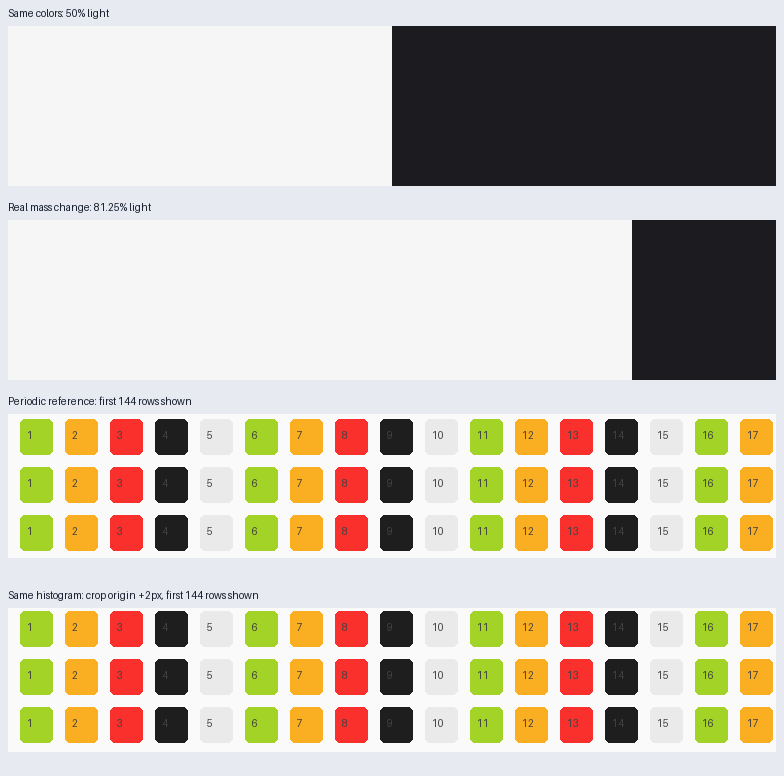
#> input picture site/assets/reliability/6b09f1b6e6ce606c/fixtures/color-controls-examples.png, 784 x 776 px
$ python -i content.py   (imports and definitions only)   (older library calls are emulated)
#> lines starting #> are read from the running program, lines starting #| are printed output that depends on the picture; after the words box and inside, x2 and y2 are one past the last pixel; in counts of white or black regions, pixels touching at a corner belong together
"""Content-presence dimension: are the reference's regions present in the candidate?

Segment each image into major content blocks (foreground vs background), match
reference regions to candidate regions by IoU, and report unmatched reference
regions as *missing* and unmatched candidate regions as *extra*. Naturally
monotonic: adding a missing element raises coverage and thus the score.

This is a coarse pixel-level heuristic (no DOM), so it is most reliable on
clean, high-contrast layouts and noisier on dense photographic UIs.
"""

from __future__ import annotations

import cv2
import numpy as np

Box = tuple[int, int, int, int, int]  # x, y, w, h, area
IOU_MATCH = 0.30
MIN_AREA_FRAC = 0.003
# Adaptive brightness-delta band. Otsu picks the split per image; we floor it so a
# flat image's noise isn't caught, and cap it so faint low-contrast dark-UI
# elements (card fill only a few gray levels off the background) still register.
BG_DELTA_FLOOR = 5
BG_DELTA_CAP = 45
# Gradient mask threshold, as a fraction of the image's own max gradient — scale-
# free, so bordered/text elements are found on both high- and low-contrast UIs.
GRAD_FRAC = 0.12


def detect_regions(rgb: np.ndarray, min_area_frac: float = MIN_AREA_FRAC) -> list[Box]:
    """Segment an image into content blocks (foreground vs background).

    Contrast-adaptive: a brightness mask (Otsu-thresholded delta from the modal
    background) is unioned with a gradient/edge mask, so elements register whether
    they differ in brightness (high-contrast UIs) or only carry borders/text
    (low-contrast dark UIs, where a fixed brightness threshold sees nothing).

    `min_area_frac` sets the smallest block kept: content uses the default (fine,
    catches small elements); spacing passes a larger value to keep only major
    blocks so inner text/detail doesn't dilute the margin/rhythm features.
    """
#> called with min_area_frac = 0.003
    h, w = rgb.shape[:2]
#> h = 776; w = 784
    gray = cv2.cvtColor(rgb, cv2.COLOR_RGB2GRAY)
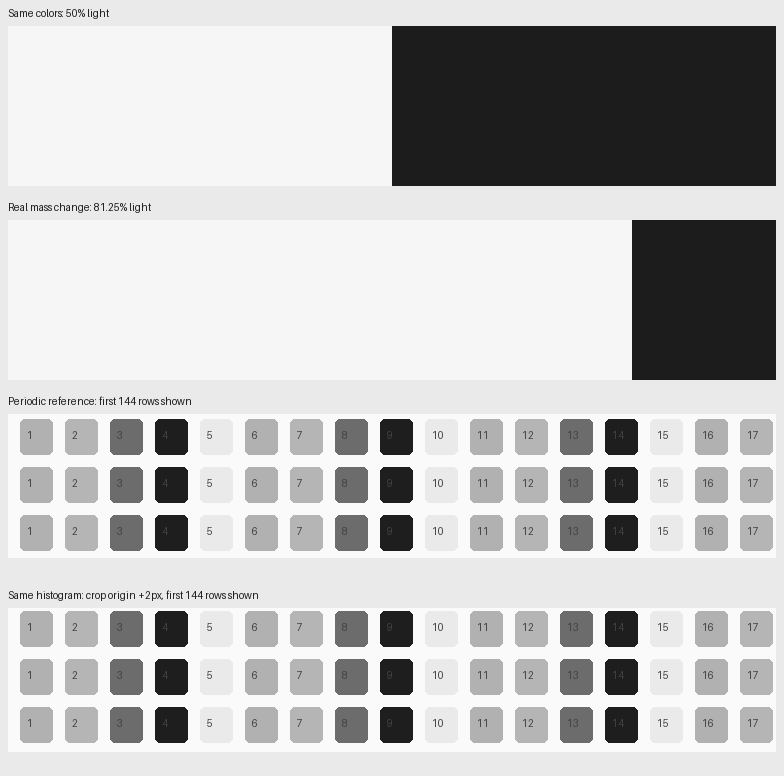
#> gray: shape (776, 784); min 28, max 250, mean 194.1
    # Background = the most common gray value. Robust when a corner falls inside a
    # header/element (which poisons a corner-sampled estimate and floods the mask).
    bg = int(np.bincount(gray.reshape(-1), minlength=256).argmax())
#> bg = 246

    delta = np.abs(gray.astype(np.int16) - bg).astype(np.uint8)
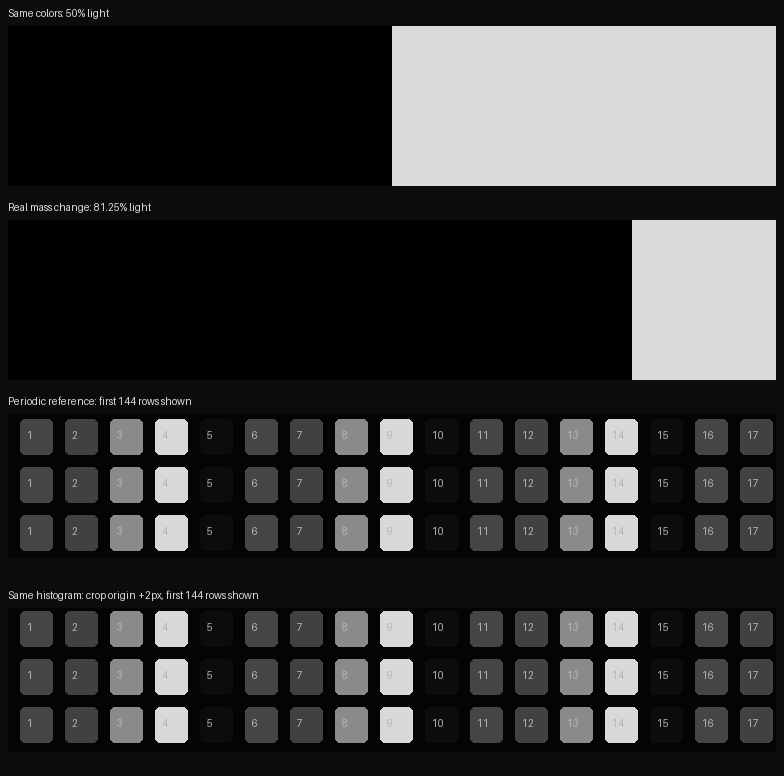
#> delta: shape (776, 784); min 0, max 218, mean 53.3
    otsu_t, _ = cv2.threshold(delta, 0, 255, cv2.THRESH_BINARY | cv2.THRESH_OTSU)
#> otsu_t = 108
    thr = min(max(int(otsu_t), BG_DELTA_FLOOR), BG_DELTA_CAP)
#> thr = 45
    bright = (delta > thr).astype(np.uint8) * 255
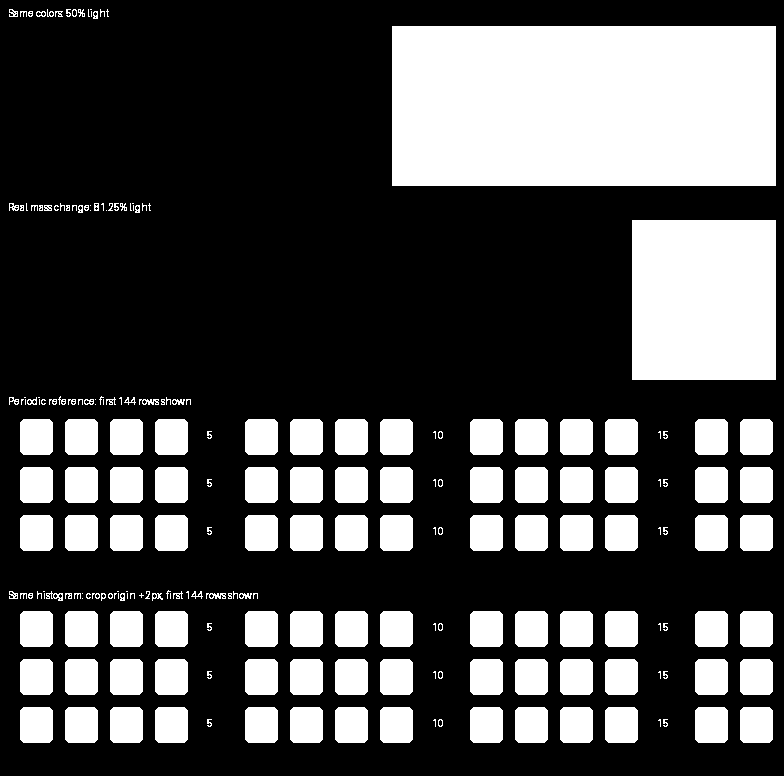
#> bright: shape (776, 784); 30.4% white; 217 white regions (68 under 20 px), largest, box (x1, y1, x2, y2) and area: (392, 26, 776, 186) 61440, (632, 220, 776, 380) 23040, (20, 419, 53, 455) 1164

    gx = cv2.Sobel(gray, cv2.CV_32F, 1, 0, ksize=3)
    gy = cv2.Sobel(gray, cv2.CV_32F, 0, 1, ksize=3)
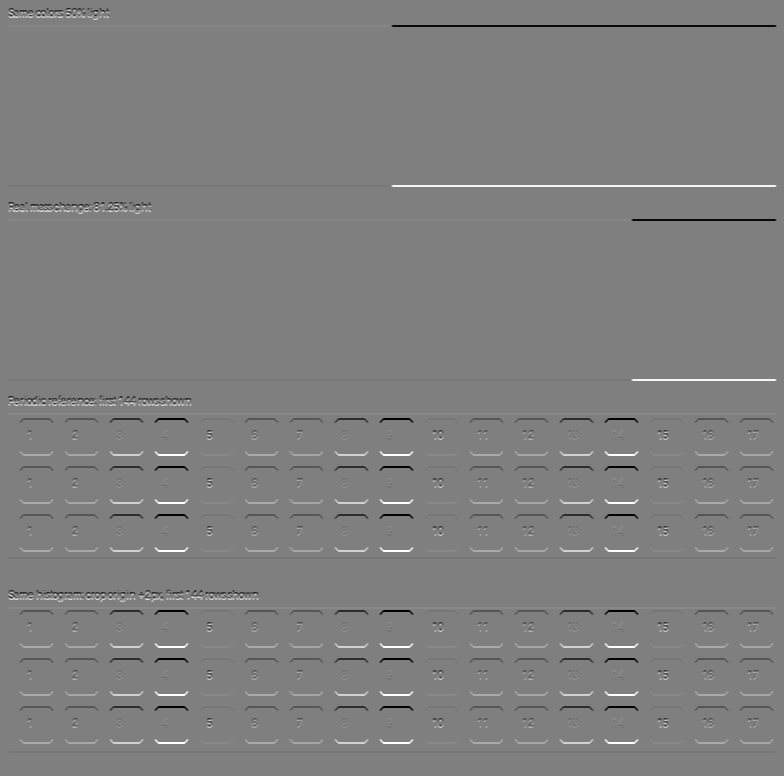
#> gy: shape (776, 784) float32; min -880, max 880, mean 0; drawn with min black and max white
    grad = cv2.magnitude(gx, gy)
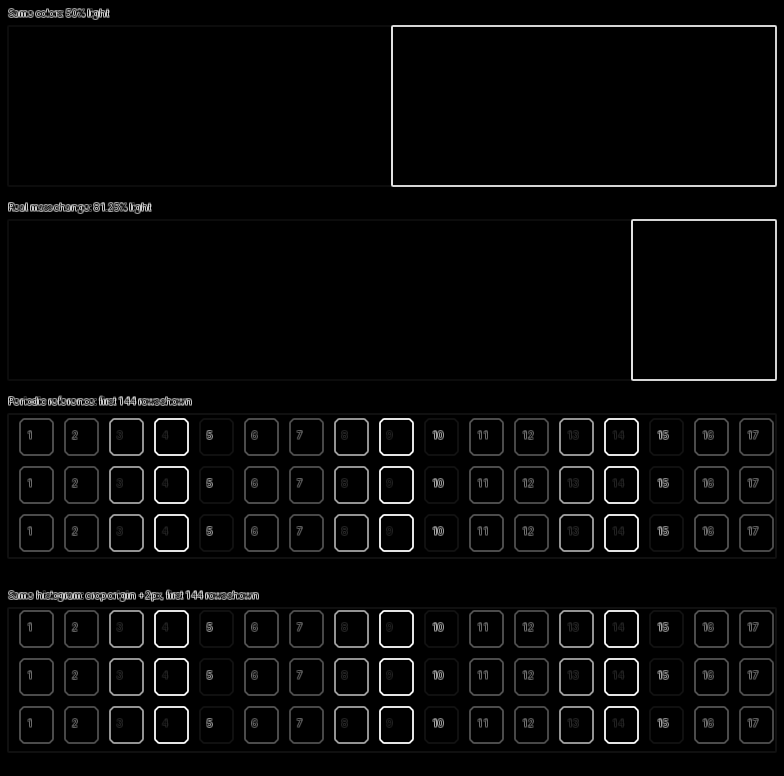
#> grad: shape (776, 784) float32; min 0, max 983.9, mean 29.3; drawn with min black and max white
    gmax = float(grad.max()) or 1.0
#> gmax = 983.9
    edges = (grad > GRAD_FRAC * gmax).astype(np.uint8) * 255
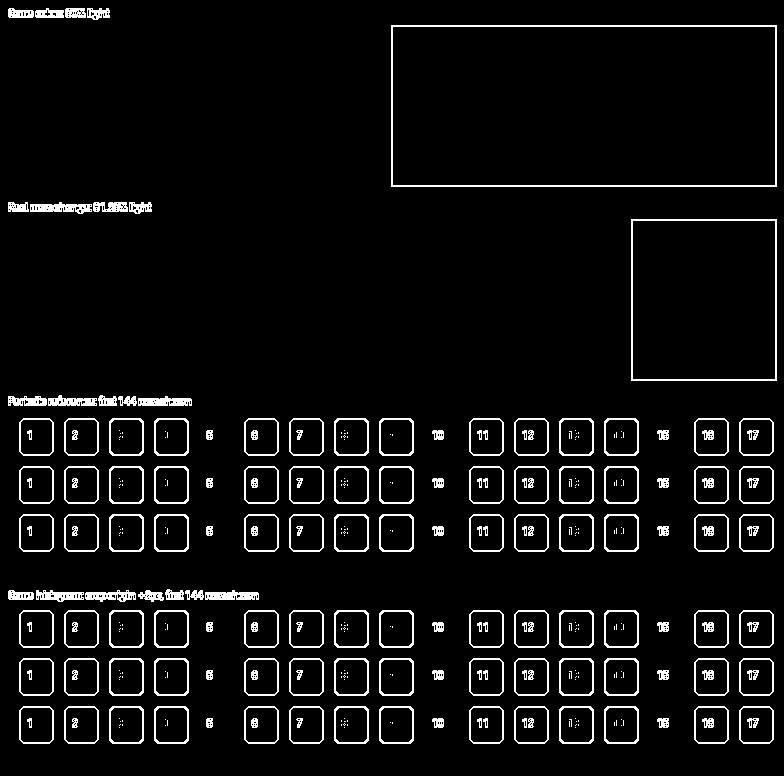
#> edges: shape (776, 784); 5.7% white in thin lines or dots

    mask = cv2.bitwise_or(bright, edges)
#> mask: shape (776, 784); 33.2% white; 124 white regions, largest, box (x1, y1, x2, y2) and area: (391, 25, 777, 187) 62532, (631, 219, 777, 381) 23652, (109, 418, 144, 456) 1306
    # Close fills element interiors (bordered cards -> solid blocks) and knits text
    # into lines, without bridging the gaps between separate blocks.
    kernel = cv2.getStructuringElement(cv2.MORPH_RECT, (5, 5))
    mask = cv2.morphologyEx(mask, cv2.MORPH_CLOSE, kernel, iterations=2)
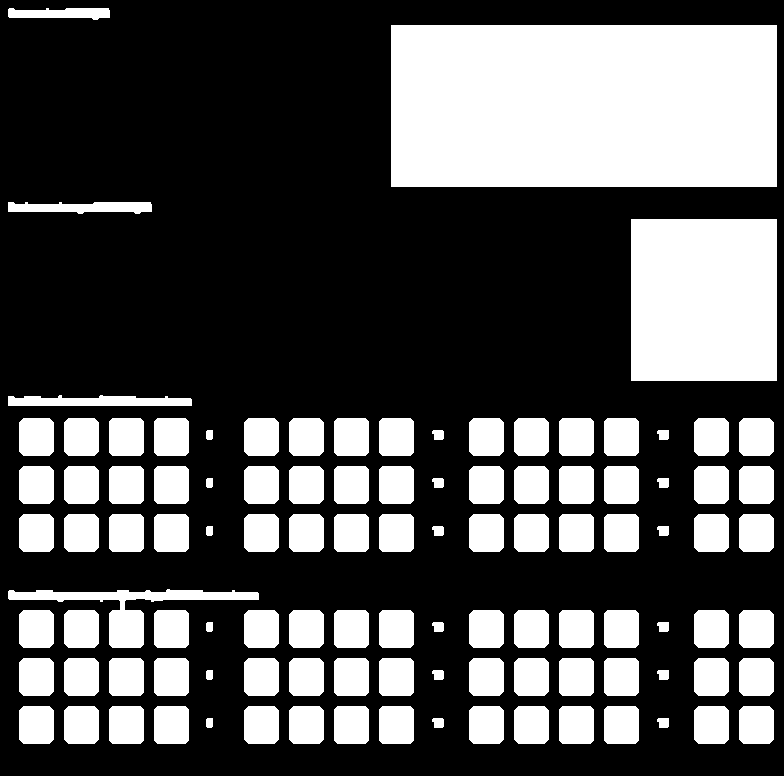
#> mask: shape (776, 784); 33.3% white; 107 white regions, largest, box (x1, y1, x2, y2) and area: (391, 25, 777, 187) 62532, (631, 219, 777, 381) 23652, (8, 589, 259, 648) 3551

    n, _, stats, _ = cv2.connectedComponentsWithStats(mask, connectivity=8)
#> n = 108; stats = 108 rows, first 6: [0, 0, 784, 776, 405491], [8, 8, 102, 12, 932], [391, 25, 386, 162, 62532], [8, 202, 144, 12, 1316], [631, 219, 146, 162, 23652], [8, 395, 184, 11, 1612]
    min_area = min_area_frac * h * w
#> min_area = 1825.2
    boxes: list[Box] = []
    for i in range(1, n):  # 0 is background
        x, y, bw, bh, area = stats[i]
        if area >= min_area:
            boxes.append((int(x), int(y), int(bw), int(bh), int(area)))
#> this loop made 107 passes
#> (x, y, bw, bh, area) on passes 1 to 12: (8, 8, 102, 12, 932), (391, 25, 386, 162, 62532), (8, 202, 144, 12, 1316), (631, 219, 146, 162, 23652), (8, 395, 184, 11, 1612), (19, 418, 35, 38, 1290), (64, 418, 35, 38, 1290), (109, 418, 35, 38, 1306), (154, 418, 35, 38, 1306), (244, 418, 35, 38, 1290), (289, 418, 35, 38, 1290), (334, 418, 35, 38, 1306)
#> after the loop, boxes = [(391, 25, 386, 162, 62532), (631, 219, 146, 162, 23652), (8, 589, 251, 59, 3551)]
    return boxes


# [115 lines left out: functions _iou, content_score, not called in this run]

>>> import cv2
>>> picture = cv2.cvtColor(cv2.imread('../../../site/assets/reliability/6b09f1b6e6ce606c/fixtures/color-controls-examples.png'), cv2.COLOR_BGR2RGB)
>>> result = detect_regions(picture)
#> result has the same summary as boxes in detect_regions

$ run again, on site/assets/reliability/6b09f1b6e6ce606c/fixtures/color-periodic-crop-0px.png
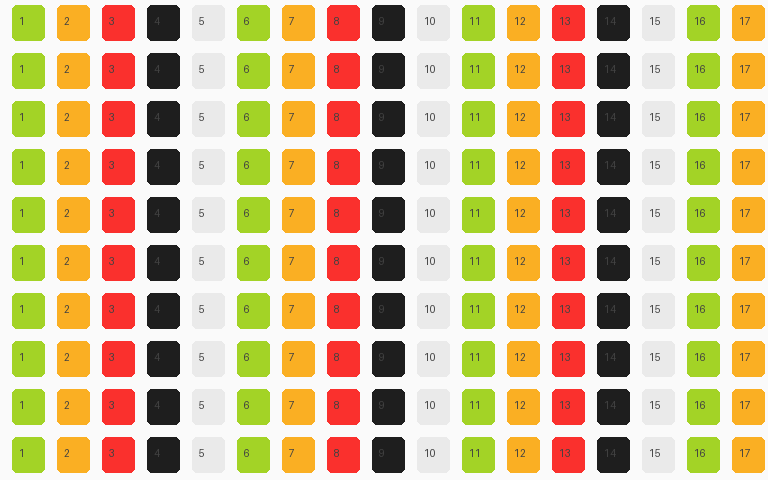
#> input picture site/assets/reliability/6b09f1b6e6ce606c/fixtures/color-periodic-crop-0px.png, 768 x 480 px
#> bg = 250
#> otsu_t = 101
#> thr = 45
#> bright: shape (480, 768); 44.5% white; 190 white regions (20 under 20 px), largest, box (x1, y1, x2, y2) and area: (12, 5, 45, 41) 1164, (57, 5, 90, 41) 1164, (102, 5, 135, 41) 1164
#> in detect_regions, `grad = cv2.magnitude(gx, gy)`:
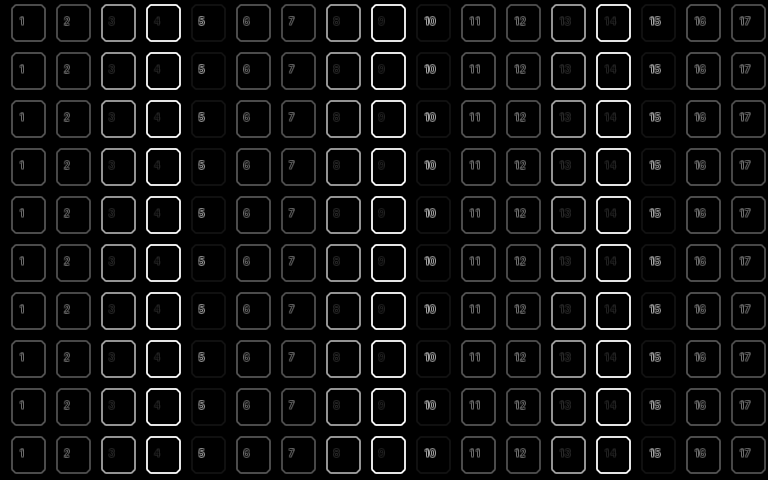
#> grad: shape (480, 768) float32; min 0, max 983.9, mean 54.8; drawn with min black and max white
#> gmax = 983.9
#> edges: shape (480, 768); 12% white in thin lines or dots
#> in detect_regions, `mask = cv2.morphologyEx(mask, cv2.MORPH_CLOSE, kernel, iterations=2)`:
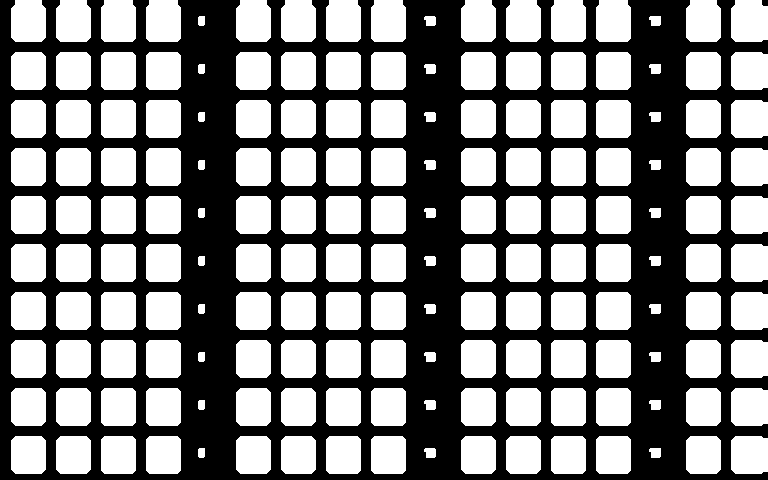
#> mask: shape (480, 768); 50.6% white; 2 black regions, box (x1, y1, x2, y2) and area: (0, 0, 768, 480) 181965, (762, 0, 768, 6) 35
#> n = 171; stats = 171 rows, first 6: [0, 0, 768, 480, 182000], [11, 0, 35, 42, 1398], [56, 0, 35, 42, 1398], [101, 0, 35, 42, 1422], [146, 0, 35, 42, 1422], [236, 0, 35, 42, 1398]
#> the loop in detect_regions, `for i in range(1, n):` made 170 passes
#> after the loop in detect_regions, `for i in range(1, n):`: boxes = 140 items, first 6: (11, 0, 35, 42, 1398), (56, 0, 35, 42, 1398), (101, 0, 35, 42, 1422), (146, 0, 35, 42, 1422), (236, 0, 35, 42, 1398), (281, 0, 35, 42, 1398)
#> result has the same summary as boxes in detect_regions
